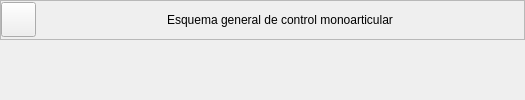
                <widget class="QWidget" name="sk_U3_T2">
                 <layout class="QVBoxLayout" name="verticalLayout_39">
                  <property name="spacing">
                   <number>5</number>
                  </property>
                  <property name="leftMargin">
                   <number>0</number>
                  </property>
                  <property name="topMargin">
                   <number>0</number>
                  </property>
                  <property name="rightMargin">
                   <number>0</number>
                  </property>
                  <property name="bottomMargin">
                   <number>0</number>
                  </property>
                  <item>
                   <widget class="QFrame" name="frame_39">
                    <property name="minimumSize">
                     <size>
                      <width>0</width>
                      <height>35</height>
                     </size>
                    </property>
                    <property name="maximumSize">
                     <size>
                      <width>16777215</width>
                      <height>40</height>
                     </size>
                    </property>
                    <property name="frameShape">
                     <enum>QFrame::StyledPanel</enum>
                    </property>
                    <property name="frameShadow">
                     <enum>QFrame::Raised</enum>
                    </property>
                    <layout class="QHBoxLayout" name="horizontalLayout_18">
                     <property name="spacing">
                      <number>0</number>
                     </property>
                     <property name="sizeConstraint">
                      <enum>QLayout::SetDefaultConstraint</enum>
                     </property>
                     <property name="leftMargin">
                      <number>0</number>
                     </property>
                     <property name="topMargin">
                      <number>0</number>
                     </property>
                     <property name="rightMargin">
                      <number>0</number>
                     </property>
                     <property name="bottomMargin">
                      <number>0</number>
                     </property>
                     <item>
                      <widget class="QPushButton" name="bt_return_14">
                       <property name="minimumSize">
                        <size>
                         <width>35</width>
                         <height>35</height>
                        </size>
                       </property>
                       <property name="maximumSize">
                        <size>
                         <width>35</width>
                         <height>35</height>
                        </size>
                       </property>
                       <property name="text">
                        <string/>
                       </property>
                       <property name="icon">
                        <iconset>
                         <normaloff>resources/images/MainWindow/return.svg</normaloff>resources/images/MainWindow/return.svg</iconset>
                       </property>
                       <property name="iconSize">
                        <size>
                         <width>35</width>
                         <height>35</height>
                        </size>
                       </property>
                      </widget>
                     </item>
                     <item>
                      <spacer name="horizontalSpacer_31">
                       <property name="orientation">
                        <enum>Qt::Horizontal</enum>
                       </property>
                       <property name="sizeHint" stdset="0">
                        <size>
                         <width>131</width>
                         <height>20</height>
                        </size>
                       </property>
                      </spacer>
                     </item>
                     <item>
                      <widget class="QLabel" name="label_17">
                       <property name="text">
                        <string>Esquema general de control monoarticular</string>
                       </property>
                       <property name="alignment">
                        <set>Qt::AlignCenter</set>
                       </property>
                      </widget>
                     </item>
                     <item>
                      <spacer name="horizontalSpacer_32">
                       <property name="orientation">
                        <enum>Qt::Horizontal</enum>
                       </property>
                       <property name="sizeHint" stdset="0">
                        <size>
                         <width>131</width>
                         <height>20</height>
                        </size>
                       </property>
                      </spacer>
                     </item>
                    </layout>
                   </widget>
                  </item>
                  <item>
                   <widget class="ContenidosTemas" name="U3_T2" native="true"/>
                  </item>
                 </layout>
                </widget>
